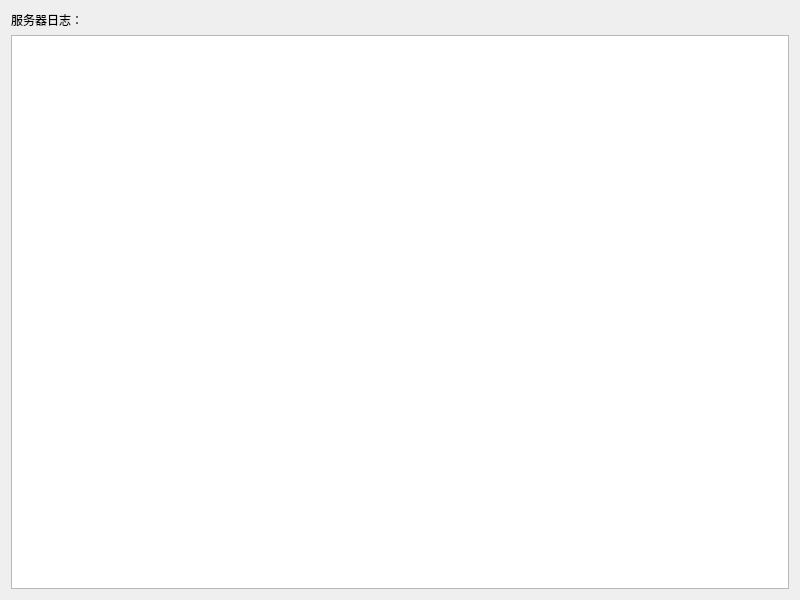
<?xml version="1.0" encoding="UTF-8"?>
<ui version="4.0">
 <class>Widget</class>
 <widget class="QWidget" name="Widget">
  <property name="geometry">
   <rect>
    <x>0</x>
    <y>0</y>
    <width>800</width>
    <height>600</height>
   </rect>
  </property>
  <property name="windowTitle">
   <string>Widget</string>
  </property>
  <layout class="QVBoxLayout" name="verticalLayout">
   <item>
    <widget class="QLabel" name="label">
     <property name="text">
      <string>服务器日志：</string>
     </property>
    </widget>
   </item>
   <item>
    <widget class="QTextBrowser" name="textBrowser"/>
   </item>
  </layout>
 </widget>
 <resources/>
 <connections/>
</ui>
